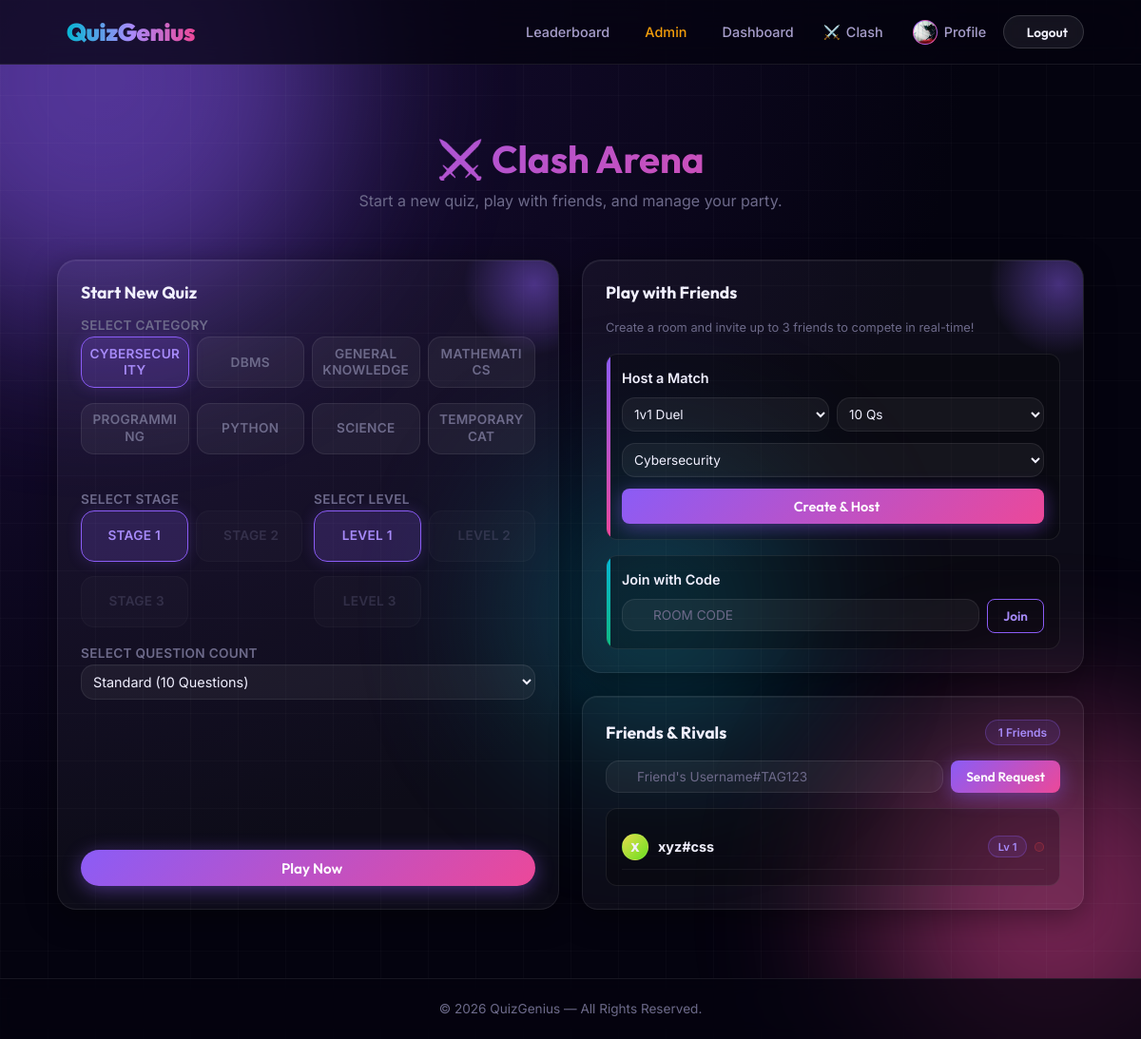
Before: /clash (signed in) with the older database file.
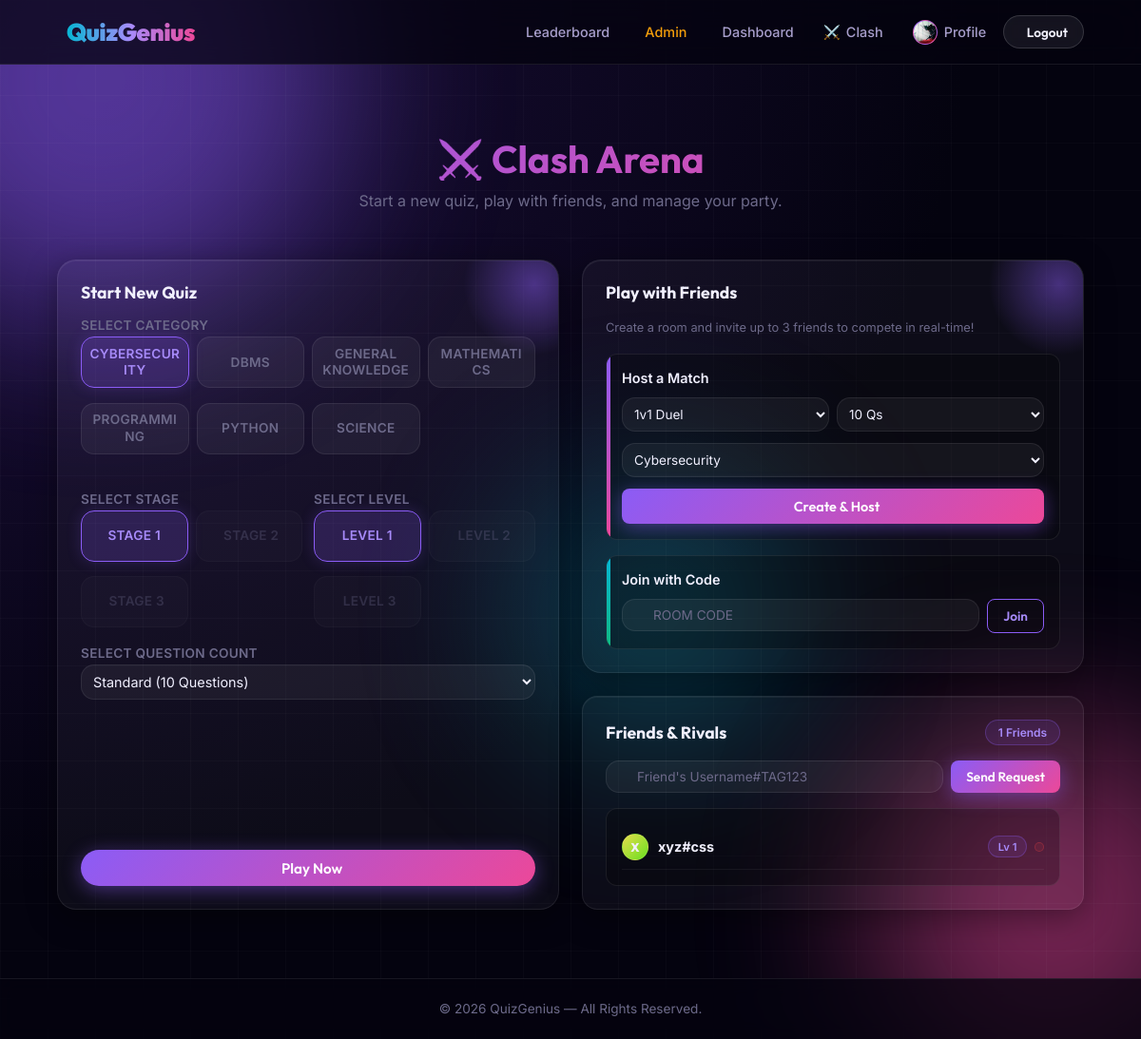
After: the same page with the newer database file.
### tables this page shows
CREATE TABLE categories (
    id INTEGER PRIMARY KEY AUTOINCREMENT,
    name TEXT NOT NULL UNIQUE
);

CREATE TABLE users (
    id            INTEGER PRIMARY KEY AUTOINCREMENT,
    username      TEXT    NOT NULL UNIQUE,
    email         TEXT    NOT NULL UNIQUE,
    password_hash TEXT    NOT NULL,
    xp            INTEGER NOT NULL DEFAULT 0,
    level         INTEGER NOT NULL DEFAULT 1,
    created_at    TIMESTAMP DEFAULT CURRENT_TIMESTAMP
, avatar_url TEXT, role TEXT DEFAULT 'user');

### backend/routes.py (the view)
@main.route("/clash")
@login_required
def clash():
    user = get_current_user()
    cat_rows = query_db("SELECT name FROM categories ORDER BY name ASC")
    categories = [r["name"] for r in cat_rows] if cat_rows else ["General Knowledge"]
    try:
        execute_db("ALTER TABLE questions ADD COLUMN category TEXT")
        execute_db("ALTER TABLE questions ADD COLUMN stage INTEGER")
        execute_db("ALTER TABLE questions ADD COLUMN level INTEGER")
    except Exception:
        pass
    execute_db("""
        CREATE TABLE IF NOT EXISTS user_progress (
            user_id INTEGER, category TEXT, unlocked_stage INTEGER DEFAULT 1, unlocked_level INTEGER DEFAULT 1,
            PRIMARY KEY (user_id, category)
        )
    """)
    progress_rows = query_db("SELECT category, unlocked_stage, unlocked_level FROM user_progress WHERE user_id = ?", (user.id,))
    prog_map = {cat: {"stage": 1, "level": 1} for cat in categories}
    if progress_rows:
        for r in progress_rows:
            if r["category"] in prog_map:
                prog_map[r["category"]] = {"stage": r["unlocked_stage"], "level": r["unlocked_level"]}
    try:
        execute_db("""
            CREATE TABLE IF NOT EXISTS friends (
                user_id INTEGER,
                friend_id INTEGER,
                added_at TIMESTAMP DEFAULT CURRENT_TIMESTAMP,
                status TEXT DEFAULT 'accepted',
                PRIMARY KEY (user_id, friend_id)
            )
        """)
    except Exception:
        pass
    try:
        execute_db("ALTER TABLE friends ADD COLUMN status TEXT DEFAULT 'accepted'")
    except Exception:
        pass
    friends_rows = query_db("""
        SELECT u.id, u.username, u.avatar_url, u.level
        FROM friends f
        JOIN users u ON u.id = CASE WHEN f.user_id = ? THEN f.friend_id ELSE f.user_id END
        WHERE (f.user_id = ? OR f.friend_id = ?) AND f.status = 'accepted'
        ORDER BY u.username ASC
    """, (user.id, user.id, user.id))
    friends = [dict(r) for r in friends_rows] if friends_rows else []
    pending_rows = query_db("""
        SELECT f.user_id as sender_id, u.username, u.avatar_url
        FROM friends f
        JOIN users u ON f.user_id = u.id
        WHERE f.friend_id = ? AND f.status = 'pending'
    """, (user.id,))
    pending_requests = [dict(r) for r in pending_rows] if pending_rows else []
    return render_template("clash.html", user=user, categories=categories, prog_map=prog_map, friends=friends, pending_requests=pending_requests)

### backend/auth.py (called while the page is built)
def get_current_user() -> User | None:
    user_id = session.get(SESSION_USER_ID)
    if user_id is None:
        return None
    try:
        execute_db("ALTER TABLE users ADD COLUMN role TEXT DEFAULT 'user'")
    except Exception:
        pass
    row = query_db("SELECT * FROM users WHERE id = ?", (user_id,), one=True)
    if row:
        user = User(row)
        user.avatar_url = row["avatar_url"] if "avatar_url" in row.keys() else None
        user.role = row["role"] if "role" in row.keys() else "user"
        return user
    return None

def login_required(f):
    from functools import wraps
    from flask import redirect, url_for
    @wraps(f)
    def decorated(*args, **kwargs):
        if SESSION_USER_ID not in session:
            return redirect(url_for("main.login"))
        return f(*args, **kwargs)
    return decorated

### backend/database.py (called while the page is built)
def get_db():
    if "db" not in g:
        db_path = current_app.config["DATABASE_PATH"]
        os.makedirs(os.path.dirname(db_path), exist_ok=True)
        g.db = sqlite3.connect(db_path, detect_types=sqlite3.PARSE_DECLTYPES)
        g.db.row_factory = sqlite3.Row  # rows behave like dicts
    return g.db

### templates/clash.html (shortened to what the changed rows need)
{% extends "base.html" %}
{% block content %}
<div class="fade-in" style="margin-top: 2rem;">
    <h1 class="text-gradient" style="text-align: center; margin-bottom: 0.5rem; font-size: 2.5rem;"><span class="theme-emoji">⚔️</span> Clash Arena</h1>
    <div class="dashboard-grid">
        <div class="glass action-card hover-glow" style="padding: 1.5rem; display: flex; flex-direction: column;">
            <form action="{{ url_for('main.quiz_start') }}" method="POST" style="display: flex; flex-direction: column; flex: 1;">
                <div class="form-group" style="margin-bottom: 0.75rem;">
                    <div class="category-grid" id="category-selector" style="gap: 0.5rem;">
                        {% for cat in categories %}
                        <label>
                            <div class="category-card" style="padding: 0.5rem; font-size: 0.85rem;"><span>{{ cat }}</span></div>
                        </label>
                        {% endfor %}
                    </div>
                </div>
            </form>
        </div>
        <div style="display: flex; flex-direction: column; gap: 1.5rem;">
            <div class="glass hover-glow" style="padding: 1.5rem; border-radius: 16px; display: flex; flex-direction: column; flex: 1;">
                <div style="background: var(--card-inner-bg); border: 1px solid var(--glass-border); border-radius: 12px; padding: 1rem; flex: 1; overflow-y: auto; max-height: 250px;">
                    {% if friends %}
                        <ul class="friends-list" style="list-style: none; padding: 0; margin: 0;">
                            {% for friend in friends %}
                            <li style="display: flex; align-items: center; justify-content: space-between; padding: 0.6rem 0; border-bottom: 1px solid rgba(255,255,255,0.05);">
                                <div style="display: flex; align-items: center; gap: 10px;">
                                    <div class="player-avatar" data-name="{{ friend.username }}" style="width: 28px; height: 28px; font-size: 0.8rem; border-width: 1px;">
                                        {% if friend.avatar_url %}
                                            <img src="{{ friend.avatar_url }}" alt="Avatar">
                                        {% else %}
                                            {{ friend.username[0]|upper }}
                                        {% endif %}
                                    </div>
                                    <span class="font-bold" style="font-size: 0.9rem; max-width: 130px; overflow: hidden; text-overflow: ellipsis; white-space: nowrap;" title="{{ friend.username }}">{{ friend.username }}</span>
                                </div>
                                <div style="display: flex; align-items: center; gap: 0.5rem;">
                                    <span class="badge" style="font-size: 0.7rem; padding: 0.2rem 0.6rem;">Lv {{ friend.level }}</span>
                                    <form action="{{ url_for('main.remove_friend') }}" method="POST" onsubmit="return confirm('Are you sure you want to remove {{ friend.username }} from your friends list?');" style="margin: 0; display: flex;">
                                        <button type="submit" style="background: rgba(239, 68, 68, 0.1); border: 1px solid rgba(239, 68, 68, 0.3); color: var(--danger); cursor: pointer; display: flex; align-items: center; justify-content: center; padding: 4px; border-radius: 6px; transition: all 0.2s ease;" title="Remove Friend" onmouseover="this.style.background='var(--danger)'; this.style.color='#fff';" onmouseout="this.style.background='rgba(239, 68, 68, 0.1)'; this.style.color='var(--danger)';">
                                        </button>
                                    </form>
                                </div>
                            </li>
                            {% endfor %}
                        </ul>
                    {% else %}
                        <div class="empty-state text-center" style="padding: 1.5rem 0;">
                            <i class="ph-fill ph-users-slash text-muted" style="font-size: 2rem; opacity: 0.5; margin-bottom: 0.5rem;"></i>
                            <p class="text-muted" style="font-size: 0.8rem; margin: 0;">No friends added yet.</p>
                        </div>
                    {% endif %}
                </div>
            </div>
        </div>
    </div>
</div>
{% endblock %}

Changed rows visible on the page:
removed categories: name "TEMPORARY CAT"
